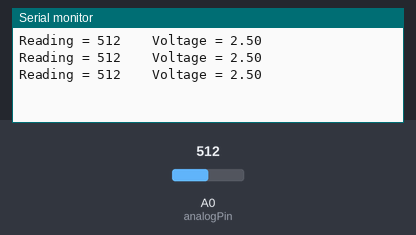
Bench run of a sketch on a simulated Arduino Uno, built with avr-gcc and run on an emulated ATmega328P. Shown: the last lines printed to the serial monitor. The inputs (shaded band) are chosen by the test bench; at power-on: A0 (analogPin) = 512.

Above: at 1.3 s.
1.4 s: A0 (analogPin) set to 716
At 1.9 s:
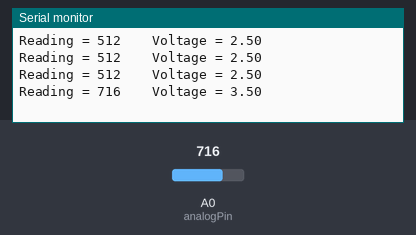
2.9 s: A0 (analogPin) set to 900
At 3.4 s:
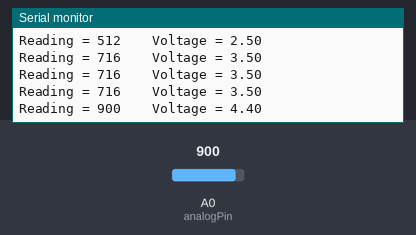
Timing chart, 0 to 5.9 s (numbered marks = the images above; inputs shaded):
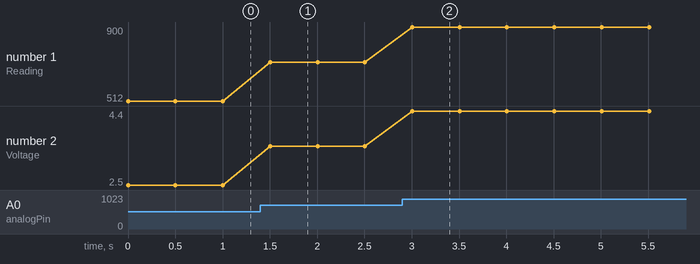

The sketch:

sketch6_09.ino
```cpp
// private include
/* BEGIN USER CODE PI */
/* END USER CODE PI */

// private define
/* BEGIN USER CODE PD */
/* END USER CODE PD */

// private macro
/* BEGIN USER CODE PM */
/* END USER CODE PM */

// private variable
/* BEGIN USER CODE PV */
const int analogPin = 0;
/* END USER CODE PV */

/* BEGIN USER CODE 0 */
/* END USER CODE 0 */

// private function
/* BEGIN USER CODE PF */
/* END USER CODE PF */

/* BEGIN USER CODE 1 */
/* END USER CODE 1 */

void setup() {
  // put your setup code here, to run once:
  /* BEGIN USER CODE 2 */
  Serial.begin(9600);
  /* END USER CODE 2 */
}

void loop() {
  // put your main code here, to run repeatedly:
  /* END USER CODE LOOP */
  /* BEGIN USER CODE 3 */
  int reading = analogRead(analogPin);
  float voltage = reading / 204.6;
  Serial.print("Reading = ");
  Serial.print(reading);
  Serial.print("\t\tVoltage = ");
  Serial.println(voltage);
  delay(500);
}
/* END USER CODE 3 */
```

Measured:
- after the input at 1.4 s, the serial monitor: prints a new line after 0.10 s (image 1)
- after the input at 2.9 s, the serial monitor: prints a new line after 0.11 s (image 2)
- plotted number 1: 512 → 716 after the input at 1.4 s, 716 → 900 after the input at 2.9 s
- plotted number 2: 2.5 → 3.5 after the input at 1.4 s, 3.5 → 4.4 after the input at 2.9 s
